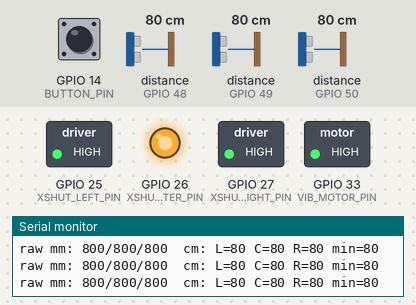
The sketch below on a simulated ESP32. On the bench: switched loads named in the sketch (green lamp = pin HIGH), output pins drawn as LEDs (lit = HIGH), the last lines printed to the serial monitor. Dashed ring = blinking. The inputs (shaded band) are chosen by the test bench; at power-on: GPIO 14 (BUTTON_PIN) HIGH, distance to the obstacle (sensors on GPIO 48, GPIO 49, GPIO 50) 80 cm. WiFi joins after 1.5 s; servers stay silent unless stated; uploads are accepted with an empty reply.

Above: at 4.6 s.
4.7 s: GPIO 14 (BUTTON_PIN) pulled LOW for 0.15 s
At 5.2 s:
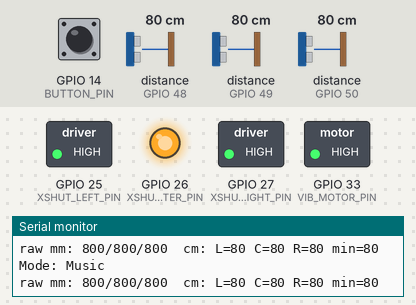
7.2 s: GPIO 14 (BUTTON_PIN) pulled LOW for 1 s
At 9.86 s:
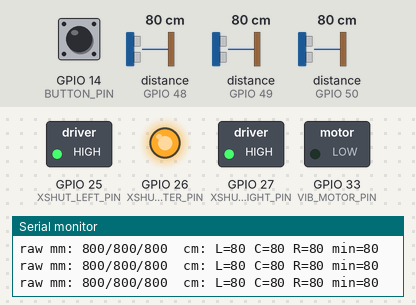
10.2 s: distance to the obstacle (sensor on GPIO 48) set to 23 cm
13.2 s: distance to the obstacle (sensor on GPIO 48) set to 18 cm
At 13.45 s:
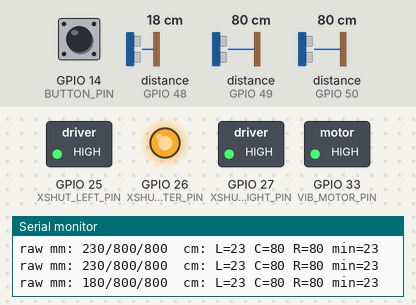
16.2 s: distance to the obstacle (sensor on GPIO 48) set to 60 cm
At 17.11 s:
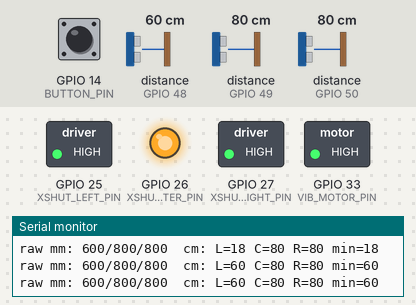
19.2 s: distance to the obstacle (sensor on GPIO 49) set to 56 cm
22.2 s: distance to the obstacle (sensor on GPIO 49) set to 45 cm
Timing chart, 0 to 26.2 s (numbered marks = the images above; inputs shaded):
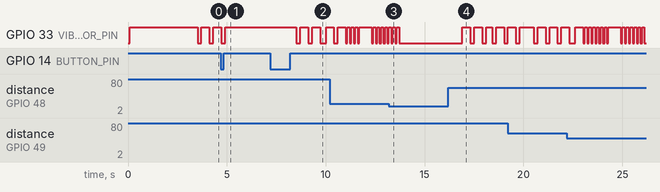

Measured:
- the behaviour switches between 21 and 20 cm on distance to the obstacle (sensor on GPIO 48) (found by bisection; images 2 and 3)
- after the input at 4.7 s, GPIO 33 (VIB_MOTOR_PIN): goes on until 4.9 s, then stays HIGH
- after the input at 7.2 s, GPIO 33 (VIB_MOTOR_PIN): goes LOW 0.20 s, HIGH 0.40 s, LOW 0.20 s, HIGH 0.40 s, LOW 0.30 s, then HIGH, starting after 1.3 s
- after the input at 13.2 s, GPIO 33 (VIB_MOTOR_PIN): goes on until 13.7 s, then stays LOW
- after the input at 16.2 s, GPIO 33 (VIB_MOTOR_PIN): LOW → HIGH after 0.72 s, → LOW 0.40 s later, → HIGH 0.20 s later, → LOW 0.40 s later, … (8 changes in this stretch)
- by itself, GPIO 33 (VIB_MOTOR_PIN): alternates HIGH for 0.40 s and LOW for 0.20 s

The sketch:

esp32-wroom.ino
```cpp
#include <Arduino.h>
#include <Wire.h>
#include <VL53L1X.h>
#include <WiFi.h>
#include <HTTPClient.h>

// ── WiFi credentials (change these) ──
static const char* WIFI_SSID     = "Infinix GT 30 Pro";
static const char* WIFI_PASSWORD = "pangitniaya";

// ── Firebase Realtime Database ──
static const char* FIREBASE_HOST = "https://sunglass-94003-default-rtdb.asia-southeast1.firebasedatabase.app";
static constexpr uint32_t FIREBASE_SEND_MS = 2000;

// ── VL53L1X I2C addresses (3 sensors) ──
static constexpr uint8_t ADDR_LEFT   = 0x30;
static constexpr uint8_t ADDR_CENTER = 0x31;
static constexpr uint8_t ADDR_RIGHT  = 0x32;

// ── Pin assignments ──
static constexpr int I2C_SDA_PIN      = 21;
static constexpr int I2C_SCL_PIN      = 22;
static constexpr int XSHUT_LEFT_PIN   = 25;
static constexpr int XSHUT_CENTER_PIN = 26;
static constexpr int XSHUT_RIGHT_PIN  = 27;
static constexpr int VIB_MOTOR_PIN    = 33;
static constexpr bool VIB_ACTIVE_LOW  = true;
static constexpr int BUTTON_PIN       = 14;

// ── GPS (UART2) ──
static constexpr int GPS_UART_NUM  = 2;
static constexpr int GPS_RX_PIN    = 16;
static constexpr int GPS_TX_PIN    = 17;
static constexpr uint32_t GPS_BAUD = 9600;

// ── Timing ──
static constexpr uint32_t LOOP_HZ    = 5;
static constexpr uint32_t LOOP_DT_MS = 1000 / LOOP_HZ;

// ── Distance thresholds (cm) ──
static constexpr int THRESH_NEAR_CM = 20;
static constexpr int THRESH_MID_CM  = 50;
static constexpr int THRESH_FAR_CM  = 100;
static constexpr uint16_t MAX_VALID_CM = 400;

// ── Median filter ──
static constexpr uint8_t MEDIAN_WINDOW = 5;

struct MedianFilter {
  uint16_t buf[MEDIAN_WINDOW] = {0};
  uint8_t n = 0;
  uint8_t idx = 0;
  uint8_t missCount = 0;

  void push(uint16_t v) {
    buf[idx] = v;
    idx = (idx + 1) % MEDIAN_WINDOW;
    if (n < MEDIAN_WINDOW) n++;
    missCount = 0;
  }

  void miss() {
    missCount++;
    if (missCount >= MEDIAN_WINDOW) {
      n = 0;
      idx = 0;
      missCount = 0;
    }
  }

  uint16_t median() const {
    if (n == 0) return 0;
    uint16_t tmp[MEDIAN_WINDOW];
    for (uint8_t i = 0; i < n; i++) tmp[i] = buf[i];
    for (uint8_t i = 0; i < n; i++) {
      for (uint8_t j = i + 1; j < n; j++) {
        if (tmp[j] < tmp[i]) {
          uint16_t t = tmp[i];
          tmp[i] = tmp[j];
          tmp[j] = t;
        }
      }
    }
    return tmp[n / 2];
  }
};

// ── Vibration ──
enum class VibPattern : uint8_t { Off = 0, Slow = 1, Fast = 2, Continuous = 3 };

struct VibState {
  VibPattern pattern = VibPattern::Off;
  bool on = false;
  uint32_t nextToggleAtMs = 0;
};

// ── GPS parsed data ──
struct GpsData {
  float lat = 0;
  float lng = 0;
  bool valid = false;
  float speed_mps = 0;
  float course_deg = 0;
};

// ── Device modes ──
enum class DeviceMode : uint8_t { Navigation = 0, Music = 1, Both = 2 };
static constexpr uint8_t MODE_COUNT = 3;

static const char* modeName(DeviceMode m) {
  switch (m) {
    case DeviceMode::Navigation: return "Navigation";
    case DeviceMode::Music:      return "Music";
    case DeviceMode::Both:       return "Both";
    default:                     return "Unknown";
  }
}

// ── Button state ──
struct ButtonState {
  bool lastReading = HIGH;
  uint32_t lastDebounceMs = 0;
  bool stableState = HIGH;
  static constexpr uint32_t DEBOUNCE_MS = 50;
};

// ── Globals ──
static VL53L1X sensorLeft;
static VL53L1X sensorCenter;
static VL53L1X sensorRight;

static MedianFilter filtLeft;
static MedianFilter filtCenter;
static MedianFilter filtRight;

static VibState vib;
static GpsData gpsData;
static DeviceMode currentMode = DeviceMode::Navigation;
static ButtonState btn;
static uint32_t lastFirebaseSendMs = 0;
static uint8_t sensorDeadCount = 0;

static HardwareSerial GPS(GPS_UART_NUM);

// ── Motor helper ──
static void vibWrite(bool on) {
  if (VIB_ACTIVE_LOW) {
    digitalWrite(VIB_MOTOR_PIN, on ? LOW : HIGH);
  } else {
    digitalWrite(VIB_MOTOR_PIN, on ? HIGH : LOW);
  }
}

// ── Sensor init ──
static void setXshutAllLow() {
  digitalWrite(XSHUT_LEFT_PIN, LOW);
  digitalWrite(XSHUT_CENTER_PIN, LOW);
  digitalWrite(XSHUT_RIGHT_PIN, LOW);
}

static bool initOneSensor(VL53L1X &s, int xshutPin, uint8_t newAddr) {
  digitalWrite(xshutPin, HIGH);
  delay(50);
  s.setTimeout(500);
  if (!s.init()) return false;
  s.setAddress(newAddr);
  s.setDistanceMode(VL53L1X::Long);
  s.setMeasurementTimingBudget(33000);
  s.startContinuous(50);
  s.setTimeout(100);
  return true;
}

static bool selfTestSensor(VL53L1X &s, const char* name) {
  Serial.print("Self-test ");
  Serial.print(name);
  Serial.print(": ");

  uint16_t lastMm = 0;
  bool ok = false;
  for (int i = 0; i < 3; i++) {
    uint16_t mm = s.read();
    if (!s.timeoutOccurred() && mm != 0 && mm != 65535) {
      lastMm = mm;
      ok = true;
      break;
    }
  }

  if (!ok) {
    Serial.println("FAIL (no valid readings)");
    return false;
  }

  Serial.print("OK (");
  Serial.print(lastMm);
  Serial.print(" mm / ");
  Serial.print(mmToCm(lastMm));
  Serial.println(" cm)");
  return true;
}

static bool initSensors() {
  sensorLeft = VL53L1X();
  sensorCenter = VL53L1X();
  sensorRight = VL53L1X();

  pinMode(XSHUT_LEFT_PIN, OUTPUT);
  pinMode(XSHUT_CENTER_PIN, OUTPUT);
  pinMode(XSHUT_RIGHT_PIN, OUTPUT);

  setXshutAllLow();
  delay(50);

  Serial.println("Initializing VL53L1X sensors (left/center/right)...");
  Serial.print("I2C pins: SDA=");
  Serial.print(I2C_SDA_PIN);
  Serial.print(" SCL=");
  Serial.println(I2C_SCL_PIN);

  Serial.print("Init LEFT (addr 0x");
  Serial.print(ADDR_LEFT, HEX);
  Serial.println(") ...");
  if (!initOneSensor(sensorLeft, XSHUT_LEFT_PIN, ADDR_LEFT)) {
    Serial.println("Init LEFT: FAIL");
    return false;
  }
  Serial.println("Init LEFT: OK");

  Serial.print("Init CENTER (addr 0x");
  Serial.print(ADDR_CENTER, HEX);
  Serial.println(") ...");
  if (!initOneSensor(sensorCenter, XSHUT_CENTER_PIN, ADDR_CENTER)) {
    Serial.println("Init CENTER: FAIL");
    return false;
  }
  Serial.println("Init CENTER: OK");

  Serial.print("Init RIGHT (addr 0x");
  Serial.print(ADDR_RIGHT, HEX);
  Serial.println(") ...");
  if (!initOneSensor(sensorRight, XSHUT_RIGHT_PIN, ADDR_RIGHT)) {
    Serial.println("Init RIGHT: FAIL");
    return false;
  }
  Serial.println("Init RIGHT: OK");

  Serial.println("Sensor self-test (quick):");
  const bool okL = selfTestSensor(sensorLeft, "LEFT");
  const bool okC = selfTestSensor(sensorCenter, "CENTER");
  const bool okR = selfTestSensor(sensorRight, "RIGHT");
  if (okL && okC && okR) {
    Serial.println("All sensors OK");
  } else {
    Serial.println("One or more sensors FAILED (check power/I2C/XSHUT)");
  }

  return true;
}

// ── I2C bus recovery ──
static void recoverI2CBus() {
  Wire.end();
  delay(5);

  pinMode(I2C_SDA_PIN, INPUT_PULLUP);
  pinMode(I2C_SCL_PIN, OUTPUT);

  for (int i = 0; i < 9; i++) {
    digitalWrite(I2C_SCL_PIN, LOW);
    delayMicroseconds(5);
    digitalWrite(I2C_SCL_PIN, HIGH);
    delayMicroseconds(5);
    if (digitalRead(I2C_SDA_PIN) == HIGH) break;
  }

  pinMode(I2C_SDA_PIN, OUTPUT);
  digitalWrite(I2C_SDA_PIN, LOW);
  delayMicroseconds(5);
  digitalWrite(I2C_SCL_PIN, HIGH);
  delayMicroseconds(5);
  digitalWrite(I2C_SDA_PIN, HIGH);
  delayMicroseconds(5);

  Wire.begin(I2C_SDA_PIN, I2C_SCL_PIN);
  Wire.setClock(100000);
}

// ── Sensor read helpers ──
static uint16_t readMm(VL53L1X &s) {
  uint16_t mm = s.read();
  if (s.timeoutOccurred()) return 0;
  if (mm == 0 || mm == 65535) return 0;
  return mm;
}

static uint16_t mmToCm(uint16_t mm) {
  if (mm == 0) return 0;
  uint16_t cm = (mm + 5) / 10;
  if (cm > MAX_VALID_CM) return 0;
  return cm;
}

// ── Vibration logic ──
static VibPattern patternForMinDistanceCm(uint16_t minCm) {
  if (minCm == 0) return VibPattern::Off;
  if (minCm <= THRESH_NEAR_CM) return VibPattern::Continuous;
  if (minCm <= THRESH_MID_CM) return VibPattern::Fast;
  if (minCm <= THRESH_FAR_CM) return VibPattern::Slow;
  return VibPattern::Off;
}

static void vibSetPattern(VibPattern p) {
  if (vib.pattern == p) return;
  vib.pattern = p;
  vib.on = false;
  vib.nextToggleAtMs = 0;
  vibWrite(false);
}

static void vibUpdate(uint32_t nowMs) {
  if (vib.pattern == VibPattern::Off) {
    if (vib.on) { vib.on = false; vibWrite(false); }
    return;
  }
  if (vib.pattern == VibPattern::Continuous) {
    if (!vib.on) { vib.on = true; vibWrite(true); }
    return;
  }

  uint32_t onMs = 0, offMs = 0;
  if (vib.pattern == VibPattern::Fast) { onMs = 80; offMs = 120; }
  else { onMs = 200; offMs = 400; }

  if (vib.nextToggleAtMs == 0) {
    vib.on = true;
    vibWrite(true);
    vib.nextToggleAtMs = nowMs + onMs;
    return;
  }
  if (nowMs < vib.nextToggleAtMs) return;

  if (vib.on) {
    vib.on = false;
    vibWrite(false);
    vib.nextToggleAtMs = nowMs + offMs;
  } else {
    vib.on = true;
    vibWrite(true);
    vib.nextToggleAtMs = nowMs + onMs;
  }
}

// ── Button (debounced, short press cycles mode) ──
static void buttonPoll(uint32_t nowMs) {
  bool reading = digitalRead(BUTTON_PIN);
  if (reading != btn.lastReading) {
    btn.lastDebounceMs = nowMs;
  }
  btn.lastReading = reading;

  if ((nowMs - btn.lastDebounceMs) >= ButtonState::DEBOUNCE_MS) {
    if (reading != btn.stableState) {
      bool prevStable = btn.stableState;
      btn.stableState = reading;
      if (prevStable == LOW && btn.stableState == HIGH) {
        uint8_t next = (static_cast<uint8_t>(currentMode) + 1) % MODE_COUNT;
        currentMode = static_cast<DeviceMode>(next);
        Serial.print("Mode: ");
        Serial.println(modeName(currentMode));
      }
    }
  }
}

// ── WiFi ──
static void connectWiFi() {
  Serial.print("WiFi: connecting to ");
  Serial.println(WIFI_SSID);
  WiFi.begin(WIFI_SSID, WIFI_PASSWORD);
  Serial.println("WiFi: connecting in background");
}

// ── GPS parsing ──
static float parseNmeaCoord(const char* s) {
  float raw = atof(s);
  int deg = (int)(raw / 100);
  float mins = raw - deg * 100.0f;
  return deg + mins / 60.0f;
}

static void parseGpgga(const char* sentence) {
  char buf[128];
  strncpy(buf, sentence, sizeof(buf) - 1);
  buf[sizeof(buf) - 1] = 0;

  char* fields[15];
  int fieldCount = 0;
  char* p = buf;
  fields[fieldCount++] = p;
  while (*p && fieldCount < 15) {
    if (*p == ',') {
      *p = 0;
      fields[fieldCount++] = p + 1;
    }
    p++;
  }
  if (fieldCount < 7) return;

  int fix = atoi(fields[6]);
  if (fix == 0) { gpsData.valid = false; return; }

  gpsData.lat = parseNmeaCoord(fields[2]);
  if (fields[3][0] == 'S') gpsData.lat = -gpsData.lat;

  gpsData.lng = parseNmeaCoord(fields[4]);
  if (fields[5][0] == 'W') gpsData.lng = -gpsData.lng;

  gpsData.valid = true;
}

static void parseGprmc(const char* sentence) {
  char buf[128];
  strncpy(buf, sentence, sizeof(buf) - 1);
  buf[sizeof(buf) - 1] = 0;

  char* fields[20];
  int fieldCount = 0;
  char* p = buf;
  fields[fieldCount++] = p;
  while (*p && fieldCount < 20) {
    if (*p == ',') {
      *p = 0;
      fields[fieldCount++] = p + 1;
    }
    p++;
  }

  // RMC minimum fields:
  // 0:$GPRMC 1:time 2:status 3:lat 4:N/S 5:lon 6:E/W 7:speed(knots) 8:course(deg) 9:date ...
  if (fieldCount < 10) return;

  const char status = fields[2][0];
  if (status != 'A') {
    gpsData.valid = false;
    return;
  }

  if (fields[3][0] != 0 && fields[4][0] != 0) {
    gpsData.lat = parseNmeaCoord(fields[3]);
    if (fields[4][0] == 'S') gpsData.lat = -gpsData.lat;
  }
  if (fields[5][0] != 0 && fields[6][0] != 0) {
    gpsData.lng = parseNmeaCoord(fields[5]);
    if (fields[6][0] == 'W') gpsData.lng = -gpsData.lng;
  }

  // Speed in knots -> m/s (1 knot = 0.514444 m/s)
  if (fields[7][0] != 0) {
    gpsData.speed_mps = atof(fields[7]) * 0.514444f;
  }
  if (fields[8][0] != 0) {
    gpsData.course_deg = atof(fields[8]);
  }

  gpsData.valid = true;
}

static void gpsPoll() {
  static char line[128];
  static uint8_t idx = 0;
  while (GPS.available() > 0) {
    const char c = static_cast<char>(GPS.read());
    if (c == '\r') continue;
    if (c == '\n') {
      line[idx] = 0;
      idx = 0;
      if (line[0] != '$') continue;
      if (strncmp(line, "$GPGGA", 6) == 0 || strncmp(line, "$GNGGA", 6) == 0) {
        parseGpgga(line);
      } else if (strncmp(line, "$GPRMC", 6) == 0 || strncmp(line, "$GNRMC", 6) == 0) {
        parseGprmc(line);
      }
      continue;
    }
    if (idx + 1 < sizeof(line)) {
      line[idx++] = c;
    } else {
      idx = 0;
    }
  }
}

static void gpsSelfTest(uint32_t timeoutMs) {
  Serial.println("GPS self-test (quick):");
  Serial.print("Waiting for NMEA (");
  Serial.print(timeoutMs);
  Serial.println(" ms) ...");

  const uint32_t start = millis();
  bool sawNmea = false;

  char line[128];
  uint8_t idx = 0;

  while (millis() - start < timeoutMs) {
    while (GPS.available() > 0) {
      const char c = static_cast<char>(GPS.read());
      if (c == '\r') continue;
      if (c == '\n') {
        line[idx] = 0;
        idx = 0;
        if (line[0] == '$') {
          sawNmea = true;
          if (strncmp(line, "$GPGGA", 6) == 0 || strncmp(line, "$GNGGA", 6) == 0) {
            parseGpgga(line);
          } else if (strncmp(line, "$GPRMC", 6) == 0 || strncmp(line, "$GNRMC", 6) == 0) {
            parseGprmc(line);
          }
        }
        continue;
      }
      if (idx + 1 < sizeof(line)) {
        line[idx++] = c;
      } else {
        idx = 0;
      }
    }
    delay(5);
  }

  if (!sawNmea) {
    Serial.println("GPS: FAIL (no NMEA data received)");
    return;
  }

  Serial.println("GPS: OK (NMEA received)");
  if (gpsData.valid) {
    Serial.print("GPS fix: OK (");
    Serial.print(gpsData.lat, 6);
    Serial.print(", ");
    Serial.print(gpsData.lng, 6);
    Serial.println(")");
  } else {
    Serial.println("GPS fix: NO (still acquiring)");
  }
}

// ── Firebase ──
static const char* vibPatternName(VibPattern p) {
  switch (p) {
    case VibPattern::Continuous: return "Continuous";
    case VibPattern::Fast:       return "Fast";
    case VibPattern::Slow:       return "Slow";
    default:                     return "Off";
  }
}

static void sendToFirebase(uint16_t leftCm, uint16_t centerCm, uint16_t rightCm, uint16_t minCm) {
  if (WiFi.status() != WL_CONNECTED) return;

  HTTPClient http;
  String url = String(FIREBASE_HOST) + "/device.json";
  http.begin(url);
  http.addHeader("Content-Type", "application/json");
  http.setTimeout(1500);

  String json = "{";
  json += "\"left_cm\":" + String(leftCm) + ",";
  json += "\"center_cm\":" + String(centerCm) + ",";
  json += "\"right_cm\":" + String(rightCm) + ",";
  json += "\"min_cm\":" + String(minCm) + ",";
  json += "\"pattern\":\"" + String(vibPatternName(vib.pattern)) + "\",";
  json += "\"lat\":" + String(gpsData.lat, 6) + ",";
  json += "\"lng\":" + String(gpsData.lng, 6) + ",";
  json += "\"speed_mps\":" + String(gpsData.speed_mps, 3) + ",";
  json += "\"course_deg\":" + String(gpsData.course_deg, 1) + ",";
  json += "\"gps_valid\":" + String(gpsData.valid ? "true" : "false") + ",";
  json += "\"mode\":\"" + String(modeName(currentMode)) + "\",";
  json += "\"timestamp\":{\".sv\":\"timestamp\"}";
  json += "}";

  int code = http.PUT(json);
  if (code > 0) {
    Serial.print("Firebase: ");
    Serial.println(code);
  } else {
    Serial.print("Firebase error: ");
    Serial.println(http.errorToString(code));
  }
  http.end();
}

// ── Setup ──
void setup() {
  Serial.begin(115200);
  delay(100);

  Wire.begin(I2C_SDA_PIN, I2C_SCL_PIN);
  Wire.setClock(100000);

  pinMode(VIB_MOTOR_PIN, OUTPUT);
  vibWrite(false);

  pinMode(BUTTON_PIN, INPUT_PULLUP);

  Serial.println("Initializing GPS...");
  GPS.begin(GPS_BAUD, SERIAL_8N1, GPS_RX_PIN, GPS_TX_PIN);
  gpsSelfTest(3000);

  const bool ok = initSensors();
  if (!ok) {
    Serial.println("ERROR: VL53L1X init failed. Check I2C + XSHUT wiring/pins.");
  } else {
    Serial.println("OK: VL53L1X sensors initialized at 0x30/0x31/0x32");
  }

  WiFi.mode(WIFI_STA);
  connectWiFi();
}

// ── Loop ──
void loop() {
  static uint32_t lastTick = 0;
  const uint32_t now = millis();

  if (WiFi.status() != WL_CONNECTED) {
    static uint32_t lastReconnect = 0;
    if (now - lastReconnect > 15000) {
      lastReconnect = now;
      WiFi.disconnect();
      WiFi.begin(WIFI_SSID, WIFI_PASSWORD);
      Serial.println("WiFi: reconnecting...");
    }
  }

  if (now - lastTick < LOOP_DT_MS) {
    gpsPoll();
    buttonPoll(now);
    vibUpdate(now);
    delay(1);
    return;
  }
  lastTick = now;

  const uint16_t rawLeft = readMm(sensorLeft);
  const uint16_t rawCenter = readMm(sensorCenter);
  const uint16_t rawRight = readMm(sensorRight);

  const uint16_t leftCm = mmToCm(rawLeft);
  const uint16_t centerCm = mmToCm(rawCenter);
  const uint16_t rightCm = mmToCm(rawRight);

  if (leftCm > 0) filtLeft.push(leftCm); else filtLeft.miss();
  if (centerCm > 0) filtCenter.push(centerCm); else filtCenter.miss();
  if (rightCm > 0) filtRight.push(rightCm); else filtRight.miss();

  const uint16_t l = filtLeft.median();
  const uint16_t c = filtCenter.median();
  const uint16_t r = filtRight.median();

  uint16_t minCm = 0;
  if (l > 0) minCm = l;
  if (c > 0 && (minCm == 0 || c < minCm)) minCm = c;
  if (r > 0 && (minCm == 0 || r < minCm)) minCm = r;

  if (l == 0 && c == 0 && r == 0) {
    sensorDeadCount++;
    if (sensorDeadCount >= 25) {
      Serial.println("Sensors dead. Recovering I2C bus and re-initializing...");
      recoverI2CBus();
      delay(50);
      if (!initSensors()) {
        Serial.println("Re-init failed. Will retry next cycle.");
      }
      filtLeft = MedianFilter();
      filtCenter = MedianFilter();
      filtRight = MedianFilter();
      sensorDeadCount = 0;
    }
  } else {
    sensorDeadCount = 0;
  }

  bool navEnabled = (currentMode == DeviceMode::Navigation || currentMode == DeviceMode::Both);
  if (navEnabled) {
    vibSetPattern(patternForMinDistanceCm(minCm));
  } else {
    vibSetPattern(VibPattern::Off);
  }
  vibUpdate(now);
  buttonPoll(now);

  Serial.print("raw mm: ");
  Serial.print(rawLeft);
  Serial.print("/");
  Serial.print(rawCenter);
  Serial.print("/");
  Serial.print(rawRight);
  Serial.print("  cm: L=");
  Serial.print(l);
  Serial.print(" C=");
  Serial.print(c);
  Serial.print(" R=");
  Serial.print(r);
  Serial.print(" min=");
  Serial.println(minCm);

  if (now - lastFirebaseSendMs >= FIREBASE_SEND_MS) {
    lastFirebaseSendMs = now;
    sendToFirebase(l, c, r, minCm);
  }

  gpsPoll();
}
```
